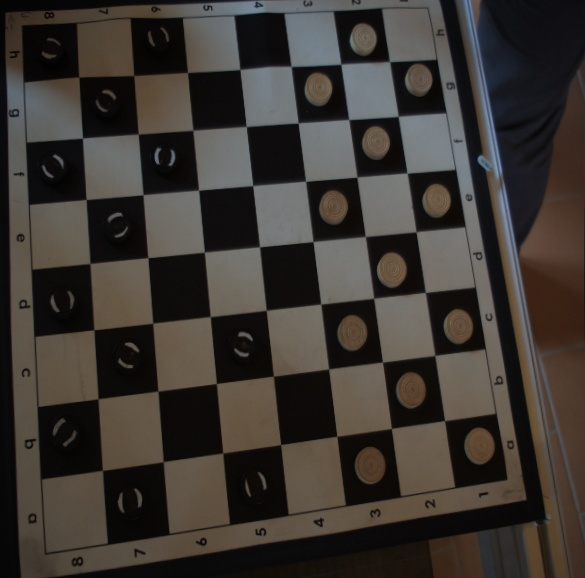
#> input picture checkers_game/test/fixtures/board_sample.jpg, 585 x 578 px; its folder holds only this picture in this run
$ python -i board_vision.py   (imports and definitions only)   (older library calls are emulated)
#> lines starting #> are read from the running program, lines starting #| are printed output that depends on the picture
#> further down, picture is the input picture: shape (578, 585, 3); mean B, G, R 50.4, 55.5, 60.7
"""Piece detection on a rectified (top-down) board image.  Pure OpenCV/numpy -
no camera, GUI or ROS - so it can be developed and tested on recorded frames
(see tools/eval_detection.py and test/test_board_vision.py).

Pipeline
--------
1. ``warp``: perspective-rectify the board with the 4 corners from
   board_geometry (BL, TL, TR, BR) into a 800x800 image and rotate it by
   ``rotation`` x 90 deg into the *game* orientation: robot's (black) pieces
   on rows 0-2, human's (white) pieces on rows 5-7, top-left square light.
2. ``normalise``: a light-invariant grey image.  Every cell's border band is
   bare board (pieces never reach the cell edges), so the median of the
   light-square borders and of the dark-square borders give the local white
   and black level of the board under the *current* lighting; intensities are
   mapped so board-black = 0 and board-white = 1.  A lamp switched on/off or
   a shadow moving over the board therefore barely changes the features.
3. ``cell_features``: per playable (dark) square, contrast of the centre
   disk against the square's own border (mean / spread / bright and dark
   percentiles / edge energy / colour).  The disk position is searched within
   the cell because tall pieces seen at an angle are not centred.
4. ``PieceClassifier``: a 3-class (empty / black / white) Gaussian model
   fitted on the start position (which labels itself: 12 + 12 + 8 dark
   squares) and refreshed on every confirmed position, so it follows slow
   lighting changes.  Light squares are always empty in checkers.
5. ``change_scores``: per-square change against the last confirmed frame.
   A black piece on a dark square is hard to classify on its own, but taking
   it away or putting it down always changes the square; combined with the
   rules engine this is what makes the move detection reliable.

Grid convention: 0 empty, 1 white, 2 black, 3 occupied (colour unknown),
-1 unknown.
"""

import numpy as np
import cv2

SIZE = 800
CELL = SIZE // 8
EMPTY, WHITE_P, BLACK_P, OCCUPIED, UNKNOWN = 0, 1, 2, 3, -1

# centre-disk radius and search window (pixels in the 800x800 warp)
DISK_R = 30
SEARCH = 12
SEARCH_STEP = 6
BORDER = 9            # width of the bare-board band at the cell edges


# --------------------------------------------------------------------------
# geometry
# --------------------------------------------------------------------------
# [10 lines left out: functions rotate_corners, homography, not called in this run]


def warp(image, corners, rotation=0, size=SIZE):
    H = homography(corners, rotation, size)
    return cv2.warpPerspective(image, H, (size, size), flags=cv2.INTER_AREA)


def to_gray(img):
    if img.ndim == 2:
        return img
    if img.shape[2] == 4:
        return cv2.cvtColor(img, cv2.COLOR_BGRA2GRAY)
    return cv2.cvtColor(img, cv2.COLOR_BGR2GRAY)
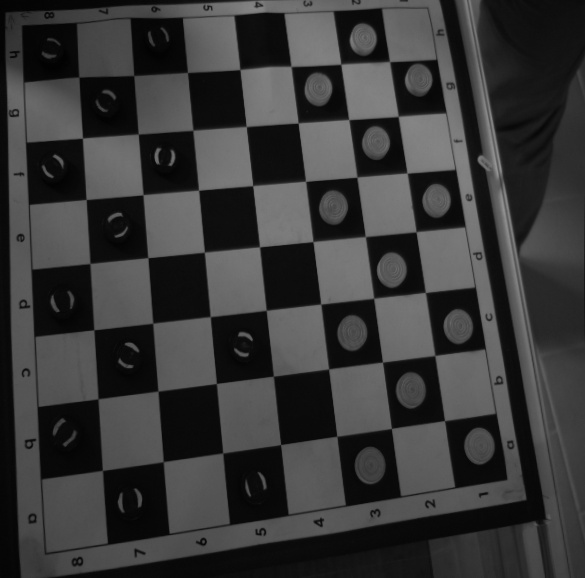
#> returned value: shape (578, 585); min 0, max 149, mean 56.5


# [6 lines left out: function to_bgr, not called in this run]


def cell_slice(r, c):
    return slice(r * CELL, (r + 1) * CELL), slice(c * CELL, (c + 1) * CELL)


_band_mask = np.zeros((CELL, CELL), np.uint8)
_band_mask[:BORDER, :] = 1
_band_mask[-BORDER:, :] = 1
_band_mask[:, :BORDER] = 1
_band_mask[:, -BORDER:] = 1
_BAND = _band_mask.astype(bool)

_yy, _xx = np.mgrid[0:CELL, 0:CELL]


def _disk(cx, cy, r=DISK_R):
    return (_xx - cx) ** 2 + (_yy - cy) ** 2 <= r * r


_DISKS = {}
# [3 lines not run here, left out]


# --------------------------------------------------------------------------
# lighting normalisation
# --------------------------------------------------------------------------
# [32 lines left out: functions border_levels, dark_parity, board_levels, normalise, not called in this run]


def is_dark(r, c, parity):
    return (r + c) % 2 == parity


# --------------------------------------------------------------------------
# features
# --------------------------------------------------------------------------
FEATURE_NAMES = ("ring", "r_mean", "r_std", "r_p10")

# circular-rim matched filter: candidate piece outlines (centre offset, radius)
# inside a 100x100 cell.  The circle must stay >= 8 px from the cell edge so
# the light/dark square boundary can never look like a piece.
_N_PTS = 64
_ANG = np.linspace(0, 2 * np.pi, _N_PTS, endpoint=False)
_CANDS = [(dx, dy, R) for dx in range(-15, 16, 3) for dy in range(-18, 13, 3)
          for R in (22, 25, 28, 31) if abs(dx) + R <= 40 and abs(dy) + R <= 40]
_PX = np.clip(np.round(np.array([CELL // 2 + dx + R * np.cos(_ANG) for dx, dy, R in _CANDS])).astype(int), 0, CELL - 1)
_PY = np.clip(np.round(np.array([CELL // 2 + dy + R * np.sin(_ANG) for dx, dy, R in _CANDS])).astype(int), 0, CELL - 1)
_UX = np.tile(np.cos(_ANG), (len(_CANDS), 1)).astype(np.float32)
_UY = np.tile(np.sin(_ANG), (len(_CANDS), 1)).astype(np.float32)
_CAND_DISKS = [_disk(CELL // 2 + dx, CELL // 2 + dy, R - 4) for dx, dy, R in _CANDS]


def cell_features(bgr, norm=None, parity=1, cells=None):
    """Feature vectors for `cells` (default: all dark squares).

    Everything is computed on the REFLECTANCE RATIO image of the square:
    grey / median grey of the square's own bare border band.  Illumination is
    locally multiplicative, so a lamp switched on/off or another exposure
    hardly changes these values.

    ring   - circular-rim matched filter: the best mean |radial gradient|
             along a circle (piece outline) in the cell, divided by the noise
             of the bare dark squares in this frame.  A plain black piece on
             a black square is barely darker than the square, but its round
             rim and rings always show up here.  Measured on recorded frames
             (2 lightings x 3 exposures): black pieces 0.56-2.0, empty dark
             squares 0.09-0.35.
    r_mean - mean reflectance of the piece disk relative to the square:
             wooden pieces 2.0-8.0, black pieces 0.56-0.82.
    r_std, r_p10 - texture / darkest part of the disk (diagnostics).

    Returns (cells, F) with F of shape (len(cells), len(FEATURE_NAMES)).
    `norm` is unused (kept for API compatibility)."""
    if cells is None:
        cells = [(r, c) for r in range(8) for c in range(8) if is_dark(r, c, parity)]
    gray = to_gray(bgr).astype(np.float32)
    ratios, noise = [], []
    for (r, c) in cells:
        ys, xs = cell_slice(r, c)
        g = gray[ys, xs]
        b = max(float(np.median(g[_BAND])), 2.0)
        q = cv2.GaussianBlur(g / b, (5, 5), 1.2)
        ratios.append(q)
        noise.append(float(q[4:12, 10:90].std()))
#> this loop made 3 passes
#> b on passes 1 to 2: 70, 103
#> pass 1, in cell_features, `g = gray[ys, xs]`:
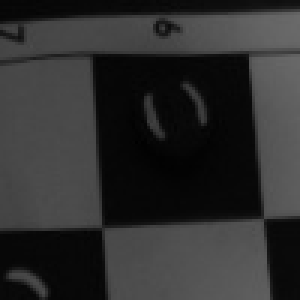
#> g: shape (100, 100) float32 (shown 3 times larger); min 0, max 106, mean 46.2
#> pass 1, in cell_features, `q = cv2.GaussianBlur(g / b, (5, 5), 1.2)`:
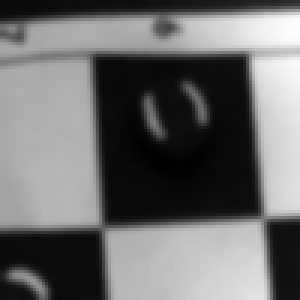
#> q: shape (100, 100) float32 (shown 3 times larger); min 0.0347, max 1.5, mean 0.661; drawn with min black and max white
#> pass 2, in cell_features, `g = gray[ys, xs]`:
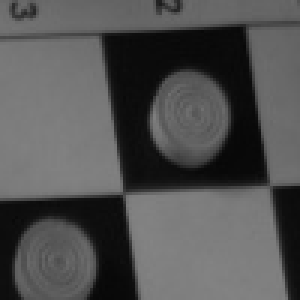
#> g: shape (100, 100) float32 (shown 3 times larger); min 7, max 132, mean 82
#> pass 2, in cell_features, `q = cv2.GaussianBlur(g / b, (5, 5), 1.2)`:
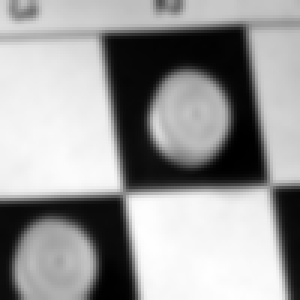
#> q: shape (100, 100) float32 (shown 3 times larger); min 0.0783, max 1.26, mean 0.796; drawn with min black and max white
#> after the loop, noise = [0.306, 0.266]; ratios = 2 items
    sigma = float(np.median(noise)) + 1e-4
    feats = np.zeros((len(cells), len(FEATURE_NAMES)), np.float32)
    for i, q in enumerate(ratios):
        gx = cv2.Sobel(q, cv2.CV_32F, 1, 0) / 8.0
        gy = cv2.Sobel(q, cv2.CV_32F, 0, 1) / 8.0
        rad = np.abs(gx[_PY, _PX] * _UX + gy[_PY, _PX] * _UY).mean(axis=1)
        k = int(np.argmax(rad))
        v = q[_CAND_DISKS[k]]
        feats[i] = (float(rad[k]) / sigma, float(v.mean()), float(v.std()),
                    float(np.percentile(v, 10)))
    return cells, feats


# --------------------------------------------------------------------------
# piece position (centres the robot's gripper on the piece)
# --------------------------------------------------------------------------
CENTRE_MARGIN = 30    # px searched beyond the cell edge: a pushed piece sticks out
CENTRE_BORDER = 2 * CENTRE_MARGIN   # surroundings kept around the board (warp_bordered)
_RADII = (22, 25, 28, 31)
_GRID_BAND = 5        # px either side of a square edge ignored by the rim search
_STEP = 3             # px between candidate circle centres (then refined to 1 px)
_K_MAX = 0.04         # largest lean per px of distance: 8 mm pieces, camera 0.2 m up
_RIM_CAP = 1.0        # log-gradient cap: score how much of a circle has an edge


# [112 lines left out: functions _rim_scores, warp_bordered, _rim_gradients, lean_at, piece_centre, fit_centre_model and 1 more, not called in this run]


# --------------------------------------------------------------------------
# classifier
# --------------------------------------------------------------------------
def _sigmoid(x):
    return 1.0 / (1.0 + np.exp(-np.clip(x, -30, 30)))


class PieceClassifier:
    """Two-stage classifier for dark squares: occupied? then white or black?

    occupancy: log(ring) against a threshold that sits `OCC_K` of the way
               from this frame's empty-square baseline (mean of the lowest
               ring scores - there are always >= 8 empty dark squares) to the
               occupied level learned at calibration.  The baseline follows
               the noise level of the current frame.
    colour:    log(r_mean) against the midpoint of the learned white and
               black levels.
    Works without calibration (universal defaults from recorded data);
    calibration on the start position and update() with every confirmed
    position adapt it to the current board / camera / light."""

    CLASSES = (EMPTY, WHITE_P, BLACK_P)
    OCC_K = 0.4
    COL_K = 0.35
    N_BASELINE = 6

    # [7 lines left out: function __init__, not called in this run]

    @staticmethod
    def _o(feats):
        return np.log(np.maximum(np.asarray(feats, np.float32)[:, 0], 1e-4))

    @staticmethod
    def _c(feats):
        return np.log(np.maximum(np.asarray(feats, np.float32)[:, 1], 1e-3))

    # [29 lines left out: functions _levels, fit, update, not called in this run]

    def separation(self):
        """(occupancy gap, colour gap) in log units."""
        return self.occ_lvl - self.empty_lvl, self.white_lvl - self.black_lvl

    # [31 lines left out: functions predict_proba, start_position_labels, not called in this run]


# --------------------------------------------------------------------------
# orientation from the start position
# --------------------------------------------------------------------------
def occupancy_score(feats):
    """Unsupervised 'something is on this square' score (log ring)."""
    return np.log(np.maximum(feats[:, 0], 1e-4))


# [51 lines left out: functions find_start_orientation, change_scores, not called in this run]

>>> import cv2
>>> picture = cv2.imread('../../test/fixtures/board_sample.jpg')
#> (the run stopped early here; a loop or call above may not have finished)
